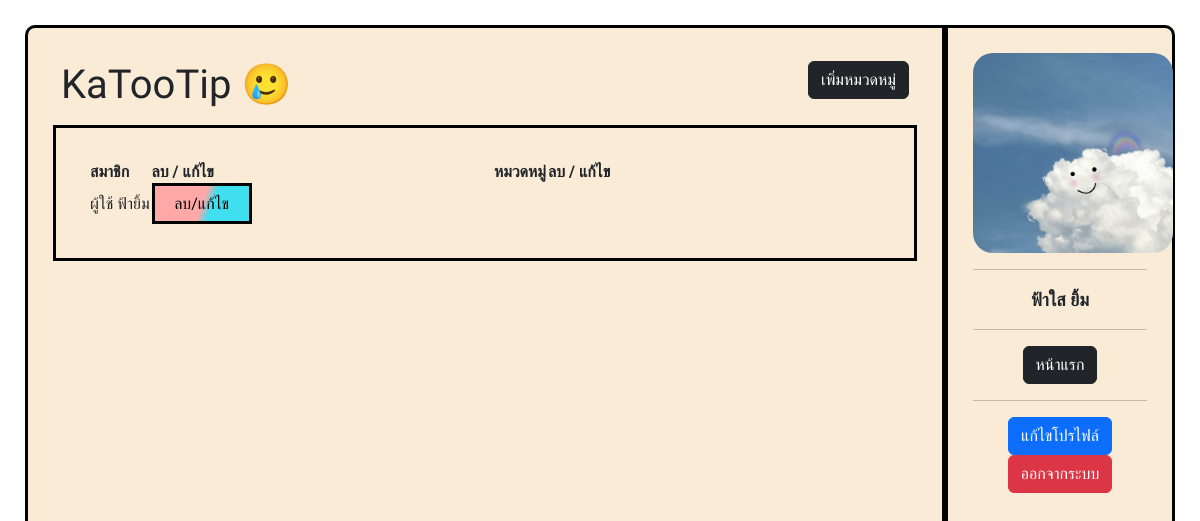
The page /admin/admin.php (signed in) on the database as committed earlier.
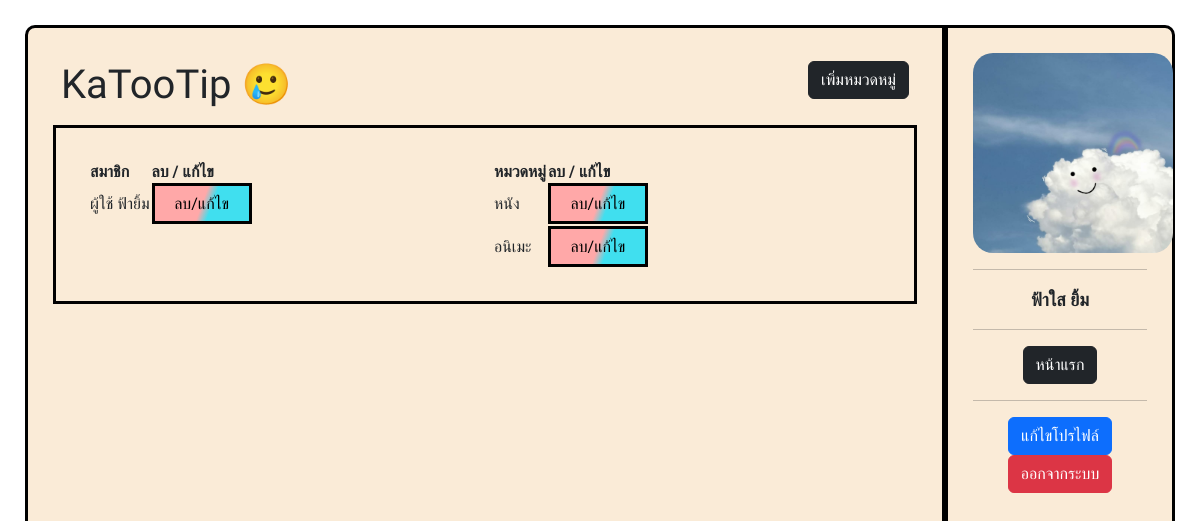
The same page on the database as committed later.
### tables this page shows
CREATE TABLE `users` (
  `u_id` int(11) NOT NULL,
  `email` varchar(20) NOT NULL,
  `fullname` varchar(200) NOT NULL,
  `password` varchar(200) NOT NULL,
  `img` varchar(200) DEFAULT NULL,
  `type` int(1) NOT NULL DEFAULT '0' COMMENT '0 = member\r\n1 = admin'
);

CREATE TABLE `category` (
  `cg_id` int(11) NOT NULL,
  `cg_name` varchar(200) NOT NULL
);

### admin/admin.php (the view, shortened to what this page needs)
<?php
require_once '../config/db.php';
if (isset($_SESSION['u_id'])) {
  $uid = $_SESSION['u_id'];
}
$query = $connection->prepare("SELECT * FROM users WHERE u_id=:uid");
$query->bindParam("uid", $uid, PDO::PARAM_STR);
$query->execute();
$result = $query->fetch(PDO::FETCH_ASSOC);
?>
<!DOCTYPE html>
<html lang="th">
<head>
  <link href="https://cdn.jsdelivr.net/npm/bootstrap@5.2.0/dist/css/bootstrap.min.css" rel="stylesheet">
  <link rel="stylesheet" href="../css/styles.css">
  <link rel="stylesheet" type="text/css" href="https://cdn.datatables.net/1.12.1/css/jquery.dataTables.css">
</head>
<body>
  <div class="board d-flex flex-column justify-content-center mb-3">
    <div class="board--container d-flex">
      <div class="board--body d-flex flex-column">
        <div class="board--header d-flex">
          <div class="p-2 flex-grow-1 bd-highlight">
            <h1>KaTooTip 🥲</h1>
          </div>
          <div class="p-2 bd-highlight">
            <a href="add_category.php" class="btn btn-dark">เพิ่มหมวดหมู่</a>
          </div>
        </div>
        <div class="board--content">
          <div class="d-flex flex-row">
            <div class="p-2 bd-highlight w-50">
              <table id="table_id" class="display">
                <?php
                $user = $connection->prepare("SELECT * FROM users WHERE type='0' ORDER BY u_id DESC");
                $user->execute();
                $users = $user->fetchAll(PDO::FETCH_ASSOC);
                $cg = $connection->prepare("SELECT * FROM category ORDER BY cg_id DESC");
                $cg->execute();
                $cg_result = $cg->fetchAll(PDO::FETCH_ASSOC);
                ?>
                <thead>
                  <tr>
                    <th>สมาชิก</th>
                    <th>ลบ / แก้ไข</th>
                  </tr>
                </thead>
                <tbody>
                  <?php
                  foreach ($users as $u) {
                  ?>
                    <tr>
                      <td><?php echo $u['fullname'] ?></td>
                      <td>
                        <div class="b p-2 bd-highlight" style="background: linear-gradient(110deg, #FFA8A8 50%, #40DFEF 60%);">
                          <a href="edit_member.php?u_id=<?php echo $u['u_id'] ?>" style="text-decoration:none; color:black;">ลบ/แก้ไข</a>
                        </div>
                      </td>
                    </tr>
                  <?php } ?>
                </tbody>
              </table>
            </div>
            <div class="p-2 bd-highlight w-50">
              <table id="table_id2" class="display">
                <thead>
                  <tr>
                    <th>หมวดหมู่</th>
                    <th>ลบ / แก้ไข</th>
                  </tr>
                </thead>
                <tbody>
                  <?php
                  foreach ($cg_result as $cg_row) {
                  ?>
                    <tr>
                      <td><?php echo $cg_row['cg_name'] ?></td>
                      <td>
                        <div class="b p-2 bd-highlight" style="background: linear-gradient(110deg, #FFA8A8 50%, #40DFEF 60%);">
                          <a href="edit_category.php?cg_id=<?php echo $cg_row['cg_id'] ?>" style="text-decoration:none; color:black;">ลบ/แก้ไข</a>
                        </div>
                      </td>
                    </tr>
                  <?php } ?>
                </tbody>
              </table>
            </div>
          </div>
        </div>
      </div>
      <?php
      if (isset($_SESSION['u_id'])) {
      ?>
        <div class="board--profile">
          <div class="profile-img">
            <img src="../img/user_profile/<?php echo $result['img'] ?>" alt="">
          </div>
          <hr>
          <div class="username">
            <p><?php echo $result['fullname']  ?></p>
          </div>
          <?php
          if ($result['type'] == 1) {
          ?>
            <hr>
            <a href="../index.php" class="btn btn-dark">หน้าแรก</a>
          <?php
          }
          ?>
          <hr>
          <a href="../admin/edit_profile.php?id=<?php echo $result['u_id'] ?>" class="btn btn-primary">แก้ไขโปรไฟล์</a>
          <a href="../logout.php" class="btn btn-danger">ออกจากระบบ</a>
        </div>
      <?php
      }
      ?>
    </div>
  </div>
</body>
</html>

### css/styles.css (style rules this page uses)
* { box-sizing: border-box; font-family: 'Itim', cursive; }
.board { width: 100%; }
.board--container { width: 100%; padding: 25px; position: fixed; top: 0; left: 0; height: 100%; }
.b { text-align: center; width: 100px; height: auto; border: 3px solid rgb(0, 0, 0); background-color: rgb(255, 194, 224); }
.board--body { width: 80%; border: 3px solid rgb(0, 0, 0); margin: 0; padding: 25px; border-top-left-radius: 10px; background-color: antiquewhite; }
.board--profile { text-align: center; width: 20%; margin: 0; padding: 25px; height: auto; border: 3px solid rgb(0, 0, 0); border-top-right-radius: 10px; background-color: antiquewhite; }
.profile-img img { display: block; margin-left: auto; margin-right: auto; width: 200px; height: 200px; border-radius: 10%; }
.username p { font-size: 18px; font-weight: bold; margin: auto; text-align: center; padding: auto; }
.board--content { width: 100%; height: auto; border: 3px solid rgb(0, 0, 0); margin: 0; padding: 25px; }

Rows that differ between the two databases and show on the page:
added category: cg_name "หนัง"
added category: cg_name "อนิเมะ"
